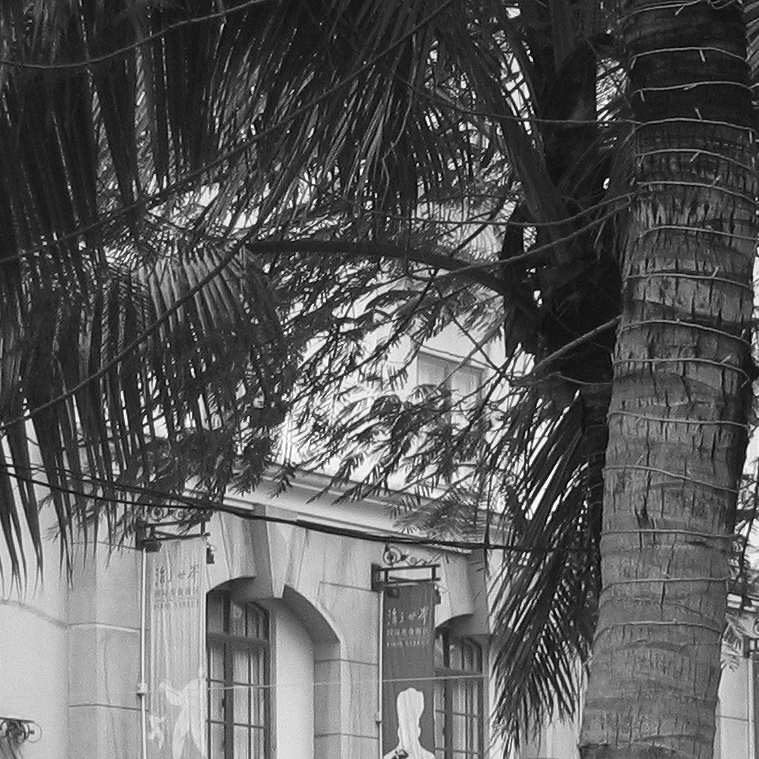
//> input picture lab1_computer_wision/lab1_computer_wision/main_s111.bmp, 759 x 759 px
$ ./Source   (built with g++ and OpenCV 4)
//> lines starting //> are read from the running program, lines starting //| are printed output that depends on the picture
#include<opencv\highgui.h>
#include <opencv2/opencv.hpp>
#include "opencv2/imgproc.hpp"
#include<opencv\cv.h>
#include <iostream>
#include <cstdlib>
#include <stdio.h>
#include <stdlib.h>
#include <opencv2/opencv.hpp>
#include "opencv2/imgproc.hpp"
#include <vector>
#include<fstream>
#include <clocale>
#include "opencv2/highgui/highgui.hpp"
#include "opencv2/imgproc/imgproc.hpp"
#include <iostream>
#include <stdio.h>

#define ANGLE 30
#define RSIZE 2
#define Black 0
#define MashtabOgrСircle 70
#define Uchar unsigned char

using namespace std;
using namespace cv;

Mat rotate(Mat src) {
	Point2f center(src.cols / 2.0, src.rows / 2.0);
	Mat rot = getRotationMatrix2D(center, ANGLE, 1);
	Mat dst;
	warpAffine(src, dst, rot, dst.size());
	return dst;
}

Mat del(Mat image)
{
	int counter = 0;
	for (int i = image.cols - 1; i > 0; i--)
	{
		if (image.at<Uchar>(0, i) == Black)
			counter++;
		else
			break;
	}
	counter = image.cols - counter - 1;
	image = image(Rect(0, 0, counter, image.rows));
	cout << image.rows << "  " << image.cols << endl;
	return image;
}
int main()
{
	setlocale(LC_CTYPE, "rus");
	Mat source = imread("main_s111.bmp", CV_LOAD_IMAGE_GRAYSCALE);
//> source is the input picture: 759 rows x 759 cols, CV_8UC1; min 0, max 255, mean 91.3
	Mat cloneSource,res;
	cloneSource = source.clone();
	resize(cloneSource, cloneSource, Size(), RSIZE, RSIZE, INTER_LINEAR);
	cloneSource = rotate(cloneSource);
	imwrite("res1.bmp",cloneSource);

	logPolar(source, source, Point(source.rows / 2, source.cols / 2), MashtabOgrСircle, INTER_LINEAR | WARP_FILL_OUTLIERS);//Point(source.rows / 2, source.cols / 2) - это центр преобразования.
	logPolar(cloneSource, cloneSource, Point(cloneSource.rows / 2, cloneSource.cols / 2), MashtabOgrСircle, INTER_LINEAR | WARP_FILL_OUTLIERS);
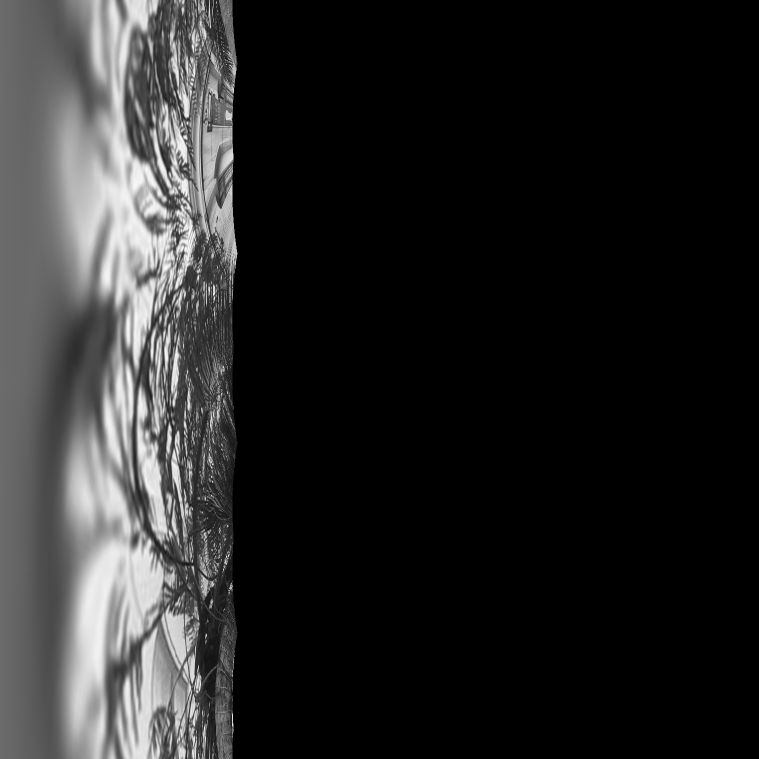
//> cloneSource: 1518 rows x 1518 cols, CV_8UC1 (shown at 1/2 size); min 0, max 255, mean 38.3
	imwrite("res2.bmp", cloneSource);
	cout << cloneSource.rows << "  " << cloneSource.cols << endl;
//| 1518  1518

	source = del(source);
//> after the loop in del, `for (int i = image.cols - 1; i > 0; i--)`: counter = 343
//> in del, `counter = image.cols - counter - 1;`: counter = 415
//> in del, `image = image(Rect(0, 0, counter, image.rows));`:
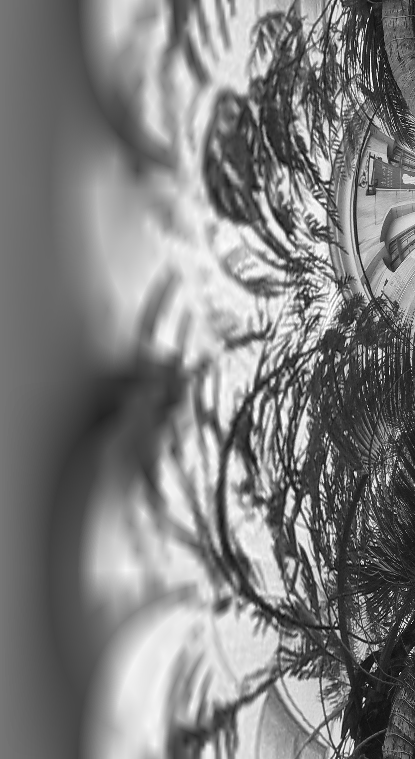
//> image: 759 rows x 415 cols, CV_8UC1; min 4, max 255, mean 126.3
//| 759  415
	cloneSource = del(cloneSource);
//> after the loop in del (call 2), `for (int i = image.cols - 1; i > 0; i--)`: counter = 1053
//> in del (call 2), `counter = image.cols - counter - 1;`: counter = 464
//> in del (call 2), `image = image(Rect(0, 0, counter, image.rows));`:
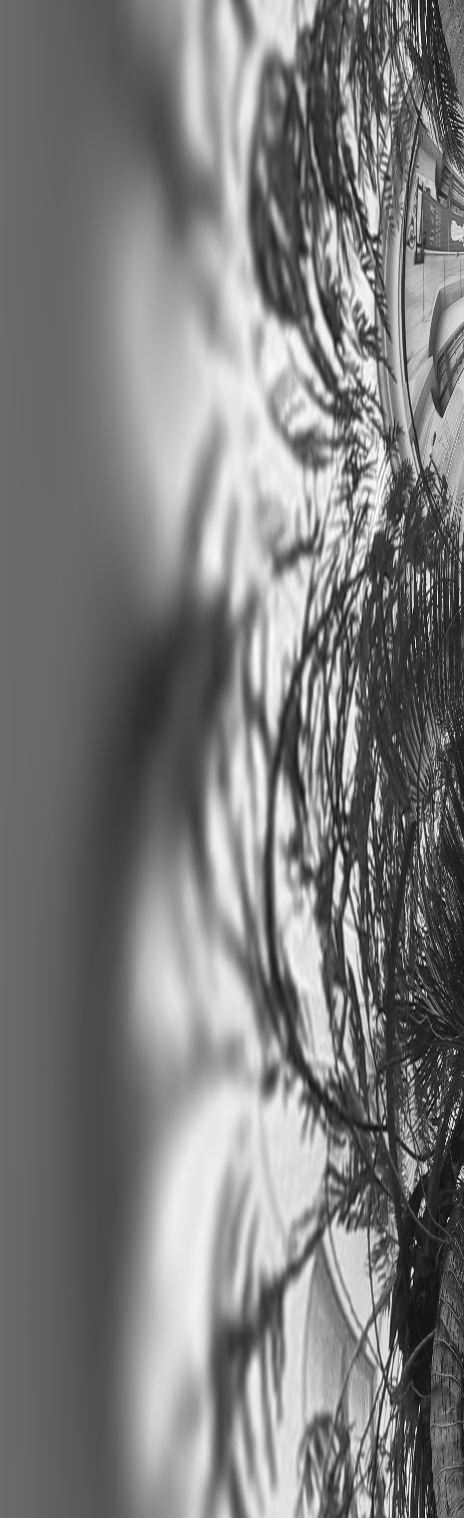
//> image: 1518 rows x 464 cols, CV_8UC1; min 6, max 255, mean 124.7
//| 1518  464
	imwrite("res3.bmp", cloneSource);

	Mat temp (360, (100 * log(source.rows / 2)), 0);
	resize(source, source, temp.size(),360, (100 * log(source.rows / 2)),CV_INTER_LINEAR);
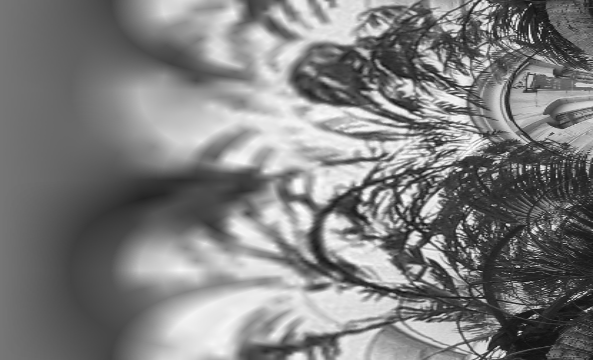
//> source: 360 rows x 593 cols, CV_8UC1; min 9, max 254, mean 126.2
	Mat temp2(360, (100 * log(cloneSource.rows / 2)), 0);
	resize(cloneSource, cloneSource, temp2.size(), 360, (100 * log(cloneSource.rows / 2)), CV_INTER_LINEAR);
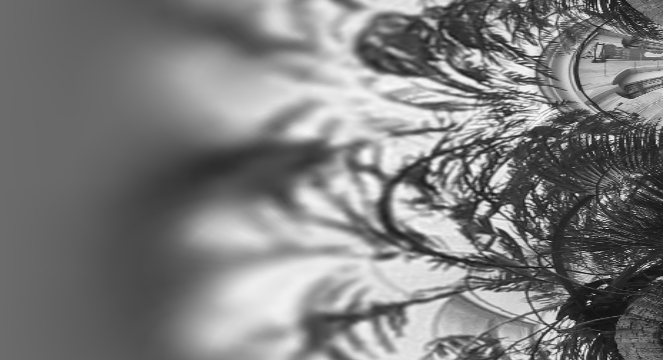
//> cloneSource: 360 rows x 663 cols, CV_8UC1; min 16, max 253, mean 124.5
	imwrite("res4.bmp", source);
	imwrite("res5.bmp", cloneSource);


	Mat temp3(cloneSource.rows * 2, cloneSource.cols, 0);
	cloneSource.copyTo(temp3(Rect(0,0,cloneSource.cols,cloneSource.rows)));
	cloneSource.copyTo(temp3(Rect(0, cloneSource.rows, cloneSource.cols, cloneSource.rows)));
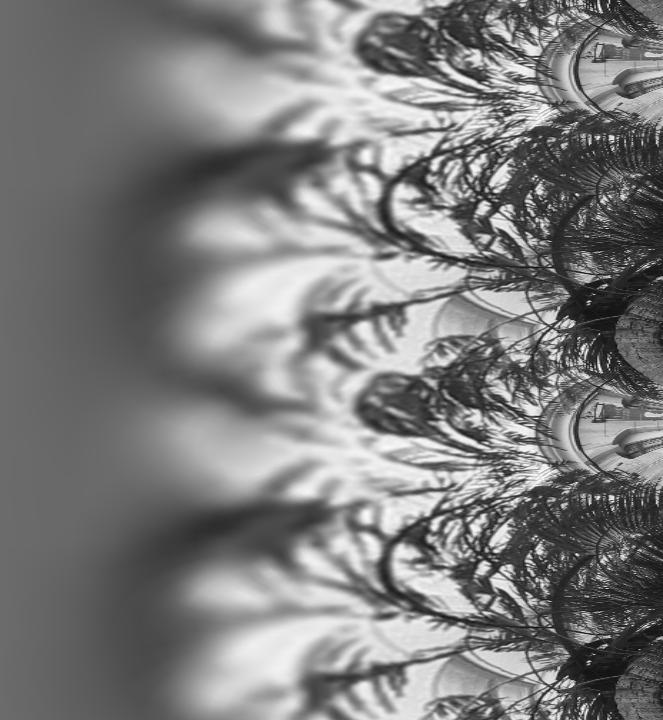
//> temp3: 720 rows x 663 cols, CV_8UC1; min 16, max 253, mean 124.5
	imwrite("res6.bmp", temp3);


	int result_cols = temp3.cols;
//> result_cols = 663
	int result_rows = temp3.rows;
//> result_rows = 720
	res.create(result_rows, result_cols, 0);
	matchTemplate(temp3, source, res, CV_TM_CCORR_NORMED);
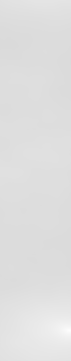
//> res: 361 rows x 71 cols, CV_32FC1; min 0.857, max 0.994, mean 0.876
	double minVal; double maxVal; Point minLoc; Point maxLoc;
	minMaxLoc(res, &minVal, &maxVal, &minLoc, &maxLoc, Mat());
//> minVal = 0.857; maxVal = 0.994; minLoc = Point(9, 44); maxLoc = Point(69, 330)
	cout << "Угол поворота картинки: " << 360 - maxLoc.y << endl;
//| Угол поворота картинки: 30
	cout << "Размер масштабирования картинки: " << round(exp((float)maxLoc.x / 100))<<endl;
//| Размер масштабирования картинки: 2
	cout << "source : " << source.cols <<" "<< source.rows << endl;
//| source : 593 360
	cout << "sourceClone : " << cloneSource.cols << " " << cloneSource.rows << endl;
//| sourceClone : 663 360
	return 0;
}

$ run again, with lab1_computer_wision/lab1_computer_wision/foreign_4.bmp copied over lab1_computer_wision/lab1_computer_wision/main_s111.bmp
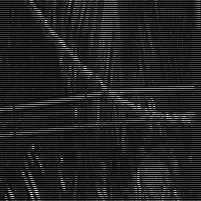
//> input picture lab1_computer_wision/lab1_computer_wision/foreign_4.bmp, 201 x 201 px
//> source is the input picture: 201 rows x 201 cols, CV_8UC1; min 0, max 211, mean 34.6
//> `logPolar(cloneSource, cloneSource, Point(cloneSource.rows / 2, cloneSo..`:
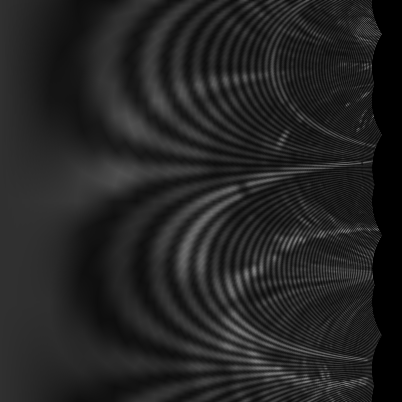
//> cloneSource: 402 rows x 402 cols, CV_8UC1; min 0, max 132, mean 35.2
//| 402  402
//> after the loop in del, `for (int i = image.cols - 1; i > 0; i--)`: counter = 0
//> in del, `counter = image.cols - counter - 1;`: counter = 200
//| 201  200
//> image: 402 rows x 371 cols, CV_8UC1
//| 402  371
//> `matchTemplate(temp3, source, res, CV_TM_CCORR_NORMED);`:
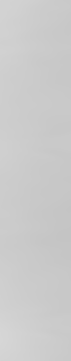
//> res: 361 rows x 71 cols, CV_32FC1; min 0.769, max 0.841, mean 0.797
//> minVal = 0.769; maxVal = 0.841; minLoc = Point(70, 236); maxLoc = Point(0, 340)
//| Угол поворота картинки: 20
//| Размер масштабирования картинки: 1
//| source : 460 360
//| sourceClone : 530 360
